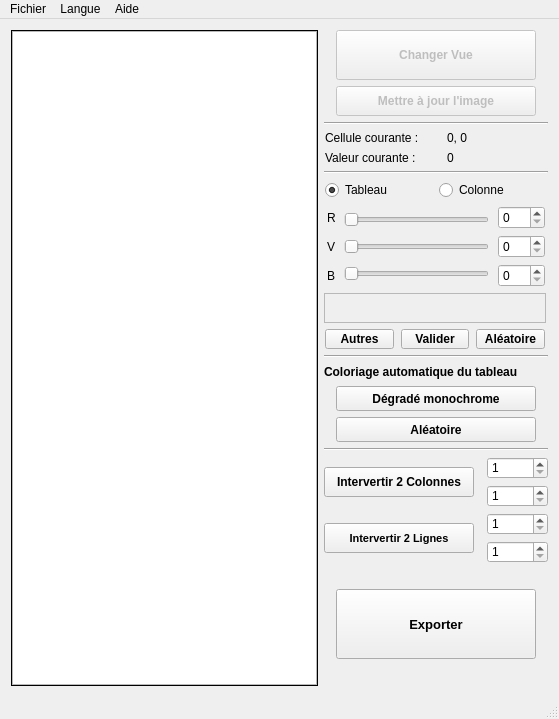
<?xml version="1.0" encoding="UTF-8"?>
<ui version="4.0">
 <class>MainWindow</class>
 <widget class="QMainWindow" name="MainWindow">
  <property name="geometry">
   <rect>
    <x>0</x>
    <y>0</y>
    <width>559</width>
    <height>719</height>
   </rect>
  </property>
  <property name="sizePolicy">
   <sizepolicy hsizetype="MinimumExpanding" vsizetype="MinimumExpanding">
    <horstretch>0</horstretch>
    <verstretch>0</verstretch>
   </sizepolicy>
  </property>
  <property name="minimumSize">
   <size>
    <width>559</width>
    <height>641</height>
   </size>
  </property>
  <property name="windowTitle">
   <string>VisualTab</string>
  </property>
  <property name="windowIcon">
   <iconset>
    <normaloff>interface.svg</normaloff>interface.svg</iconset>
  </property>
  <widget class="QWidget" name="centralWidget">
   <layout class="QGridLayout" name="gridLayout">
    <item row="0" column="0">
     <widget class="QStackedWidget" name="stackedWidget">
      <property name="sizePolicy">
       <sizepolicy hsizetype="Expanding" vsizetype="Expanding">
        <horstretch>0</horstretch>
        <verstretch>0</verstretch>
       </sizepolicy>
      </property>
      <property name="maximumSize">
       <size>
        <width>16777215</width>
        <height>16777215</height>
       </size>
      </property>
      <property name="frameShape">
       <enum>QFrame::Box</enum>
      </property>
      <property name="currentIndex">
       <number>0</number>
      </property>
      <widget class="QWidget" name="page_0">
       <property name="maximumSize">
        <size>
         <width>16777215</width>
         <height>16777215</height>
        </size>
       </property>
       <layout class="QVBoxLayout" name="verticalLayout_5">
        <property name="leftMargin">
         <number>0</number>
        </property>
        <property name="topMargin">
         <number>0</number>
        </property>
        <property name="rightMargin">
         <number>0</number>
        </property>
        <property name="bottomMargin">
         <number>0</number>
        </property>
        <item>
         <widget class="QTableWidget" name="tableWidget">
          <property name="enabled">
           <bool>true</bool>
          </property>
          <property name="minimumSize">
           <size>
            <width>300</width>
            <height>300</height>
           </size>
          </property>
          <property name="maximumSize">
           <size>
            <width>16777215</width>
            <height>16777215</height>
           </size>
          </property>
          <property name="sizeIncrement">
           <size>
            <width>1</width>
            <height>1</height>
           </size>
          </property>
          <property name="mouseTracking">
           <bool>true</bool>
          </property>
          <property name="acceptDrops">
           <bool>true</bool>
          </property>
          <property name="sizeAdjustPolicy">
           <enum>QAbstractScrollArea::AdjustToContents</enum>
          </property>
          <property name="dragEnabled">
           <bool>false</bool>
          </property>
          <property name="dragDropOverwriteMode">
           <bool>false</bool>
          </property>
          <property name="dragDropMode">
           <enum>QAbstractItemView::NoDragDrop</enum>
          </property>
          <property name="defaultDropAction">
           <enum>Qt::IgnoreAction</enum>
          </property>
          <property name="alternatingRowColors">
           <bool>true</bool>
          </property>
          <property name="selectionMode">
           <enum>QAbstractItemView::SingleSelection</enum>
          </property>
          <property name="selectionBehavior">
           <enum>QAbstractItemView::SelectItems</enum>
          </property>
          <property name="textElideMode">
           <enum>Qt::ElideRight</enum>
          </property>
          <property name="sortingEnabled">
           <bool>true</bool>
          </property>
          <property name="cornerButtonEnabled">
           <bool>true</bool>
          </property>
          <attribute name="verticalHeaderShowSortIndicator" stdset="0">
           <bool>false</bool>
          </attribute>
         </widget>
        </item>
       </layout>
      </widget>
      <widget class="QWidget" name="page_1">
       <layout class="QVBoxLayout" name="verticalLayout_6">
        <property name="leftMargin">
         <number>0</number>
        </property>
        <property name="topMargin">
         <number>0</number>
        </property>
        <property name="rightMargin">
         <number>0</number>
        </property>
        <property name="bottomMargin">
         <number>0</number>
        </property>
        <item>
         <widget class="QLabel" name="labelPicture">
          <property name="mouseTracking">
           <bool>true</bool>
          </property>
          <property name="text">
           <string/>
          </property>
         </widget>
        </item>
       </layout>
      </widget>
     </widget>
    </item>
    <item row="0" column="1">
     <layout class="QVBoxLayout" name="verticalLayout_11">
      <item alignment="Qt::AlignHCenter">
       <widget class="QPushButton" name="btn_changeView">
        <property name="enabled">
         <bool>false</bool>
        </property>
        <property name="sizePolicy">
         <sizepolicy hsizetype="Expanding" vsizetype="Expanding">
          <horstretch>0</horstretch>
          <verstretch>0</verstretch>
         </sizepolicy>
        </property>
        <property name="minimumSize">
         <size>
          <width>200</width>
          <height>50</height>
         </size>
        </property>
        <property name="maximumSize">
         <size>
          <width>200</width>
          <height>50</height>
         </size>
        </property>
        <property name="font">
         <font>
          <pointsize>9</pointsize>
          <weight>75</weight>
          <bold>true</bold>
         </font>
        </property>
        <property name="text">
         <string>Changer Vue</string>
        </property>
       </widget>
      </item>
      <item alignment="Qt::AlignHCenter">
       <widget class="QPushButton" name="btn_majPic">
        <property name="enabled">
         <bool>false</bool>
        </property>
        <property name="minimumSize">
         <size>
          <width>200</width>
          <height>30</height>
         </size>
        </property>
        <property name="maximumSize">
         <size>
          <width>200</width>
          <height>30</height>
         </size>
        </property>
        <property name="font">
         <font>
          <pointsize>9</pointsize>
          <weight>75</weight>
          <bold>true</bold>
         </font>
        </property>
        <property name="text">
         <string>Mettre à jour l'image</string>
        </property>
       </widget>
      </item>
      <item>
       <layout class="QVBoxLayout" name="verticalLayout_10">
        <item>
         <widget class="Line" name="line_4">
          <property name="minimumSize">
           <size>
            <width>224</width>
            <height>3</height>
           </size>
          </property>
          <property name="maximumSize">
           <size>
            <width>224</width>
            <height>3</height>
           </size>
          </property>
          <property name="orientation">
           <enum>Qt::Horizontal</enum>
          </property>
         </widget>
        </item>
        <item>
         <layout class="QHBoxLayout" name="horizontalLayout_5">
          <item>
           <widget class="QLabel" name="locationCurrent">
            <property name="sizePolicy">
             <sizepolicy hsizetype="Fixed" vsizetype="Preferred">
              <horstretch>0</horstretch>
              <verstretch>0</verstretch>
             </sizepolicy>
            </property>
            <property name="minimumSize">
             <size>
              <width>0</width>
              <height>0</height>
             </size>
            </property>
            <property name="maximumSize">
             <size>
              <width>115</width>
              <height>30</height>
             </size>
            </property>
            <property name="font">
             <font>
              <pointsize>9</pointsize>
             </font>
            </property>
            <property name="text">
             <string>Cellule courante :</string>
            </property>
           </widget>
          </item>
          <item>
           <widget class="QLabel" name="locationCurrent_num">
            <property name="sizePolicy">
             <sizepolicy hsizetype="Fixed" vsizetype="Preferred">
              <horstretch>0</horstretch>
              <verstretch>0</verstretch>
             </sizepolicy>
            </property>
            <property name="maximumSize">
             <size>
              <width>100</width>
              <height>30</height>
             </size>
            </property>
            <property name="font">
             <font>
              <pointsize>9</pointsize>
             </font>
            </property>
            <property name="toolTip">
             <string/>
            </property>
            <property name="text">
             <string>0, 0</string>
            </property>
           </widget>
          </item>
         </layout>
        </item>
        <item>
         <layout class="QHBoxLayout" name="horizontalLayout_7">
          <item>
           <widget class="QLabel" name="valCurrent">
            <property name="maximumSize">
             <size>
              <width>115</width>
              <height>30</height>
             </size>
            </property>
            <property name="font">
             <font>
              <pointsize>9</pointsize>
             </font>
            </property>
            <property name="text">
             <string>Valeur courante :</string>
            </property>
           </widget>
          </item>
          <item>
           <widget class="QLabel" name="valCurrent_num">
            <property name="maximumSize">
             <size>
              <width>100</width>
              <height>30</height>
             </size>
            </property>
            <property name="font">
             <font>
              <pointsize>9</pointsize>
             </font>
            </property>
            <property name="text">
             <string>0</string>
            </property>
           </widget>
          </item>
         </layout>
        </item>
       </layout>
      </item>
      <item>
       <widget class="Line" name="line_2">
        <property name="maximumSize">
         <size>
          <width>224</width>
          <height>3</height>
         </size>
        </property>
        <property name="orientation">
         <enum>Qt::Horizontal</enum>
        </property>
       </widget>
      </item>
      <item>
       <layout class="QVBoxLayout" name="verticalLayout_4">
        <item>
         <layout class="QHBoxLayout" name="horizontalLayout_4">
          <property name="sizeConstraint">
           <enum>QLayout::SetMinAndMaxSize</enum>
          </property>
          <item>
           <widget class="QRadioButton" name="entire_tab">
            <property name="maximumSize">
             <size>
              <width>107</width>
              <height>16777215</height>
             </size>
            </property>
            <property name="text">
             <string>Tableau</string>
            </property>
            <property name="checked">
             <bool>true</bool>
            </property>
            <attribute name="buttonGroup">
             <string notr="true">buttonGroupRadio</string>
            </attribute>
           </widget>
          </item>
          <item>
           <widget class="QRadioButton" name="only_column">
            <property name="maximumSize">
             <size>
              <width>106</width>
              <height>16777215</height>
             </size>
            </property>
            <property name="text">
             <string>Colonne</string>
            </property>
            <attribute name="buttonGroup">
             <string notr="true">buttonGroupRadio</string>
            </attribute>
           </widget>
          </item>
         </layout>
        </item>
        <item>
         <layout class="QHBoxLayout" name="horizontalLayout">
          <property name="sizeConstraint">
           <enum>QLayout::SetMinAndMaxSize</enum>
          </property>
          <item>
           <layout class="QVBoxLayout" name="verticalLayout_3">
            <item>
             <widget class="QLabel" name="label">
              <property name="maximumSize">
               <size>
                <width>8</width>
                <height>16777215</height>
               </size>
              </property>
              <property name="text">
               <string>R</string>
              </property>
             </widget>
            </item>
            <item>
             <widget class="QLabel" name="label_3">
              <property name="maximumSize">
               <size>
                <width>8</width>
                <height>16777215</height>
               </size>
              </property>
              <property name="text">
               <string>V</string>
              </property>
             </widget>
            </item>
            <item>
             <widget class="QLabel" name="label_2">
              <property name="maximumSize">
               <size>
                <width>8</width>
                <height>16777215</height>
               </size>
              </property>
              <property name="text">
               <string>B</string>
              </property>
             </widget>
            </item>
           </layout>
          </item>
          <item>
           <layout class="QVBoxLayout" name="verticalLayout">
            <property name="sizeConstraint">
             <enum>QLayout::SetFixedSize</enum>
            </property>
            <item>
             <widget class="QSlider" name="sliderColorR">
              <property name="minimumSize">
               <size>
                <width>100</width>
                <height>0</height>
               </size>
              </property>
              <property name="maximumSize">
               <size>
                <width>145</width>
                <height>16777215</height>
               </size>
              </property>
              <property name="maximum">
               <number>255</number>
              </property>
              <property name="orientation">
               <enum>Qt::Horizontal</enum>
              </property>
             </widget>
            </item>
            <item>
             <widget class="QSlider" name="sliderColorV">
              <property name="minimumSize">
               <size>
                <width>100</width>
                <height>0</height>
               </size>
              </property>
              <property name="maximumSize">
               <size>
                <width>145</width>
                <height>16777215</height>
               </size>
              </property>
              <property name="maximum">
               <number>255</number>
              </property>
              <property name="orientation">
               <enum>Qt::Horizontal</enum>
              </property>
             </widget>
            </item>
            <item>
             <widget class="QSlider" name="sliderColorB">
              <property name="minimumSize">
               <size>
                <width>100</width>
                <height>0</height>
               </size>
              </property>
              <property name="maximumSize">
               <size>
                <width>145</width>
                <height>16777215</height>
               </size>
              </property>
              <property name="maximum">
               <number>255</number>
              </property>
              <property name="orientation">
               <enum>Qt::Horizontal</enum>
              </property>
             </widget>
            </item>
           </layout>
          </item>
          <item>
           <layout class="QVBoxLayout" name="verticalLayout_2">
            <item>
             <widget class="QSpinBox" name="spinBox_R">
              <property name="maximumSize">
               <size>
                <width>47</width>
                <height>16777215</height>
               </size>
              </property>
              <property name="maximum">
               <number>255</number>
              </property>
             </widget>
            </item>
            <item>
             <widget class="QSpinBox" name="spinBox_V">
              <property name="maximumSize">
               <size>
                <width>47</width>
                <height>16777215</height>
               </size>
              </property>
              <property name="maximum">
               <number>255</number>
              </property>
             </widget>
            </item>
            <item>
             <widget class="QSpinBox" name="spinBox_B">
              <property name="maximumSize">
               <size>
                <width>47</width>
                <height>16777215</height>
               </size>
              </property>
              <property name="maximum">
               <number>255</number>
              </property>
             </widget>
            </item>
           </layout>
          </item>
         </layout>
        </item>
        <item>
         <widget class="QFrame" name="frame_color">
          <property name="minimumSize">
           <size>
            <width>222</width>
            <height>30</height>
           </size>
          </property>
          <property name="maximumSize">
           <size>
            <width>222</width>
            <height>30</height>
           </size>
          </property>
          <property name="autoFillBackground">
           <bool>true</bool>
          </property>
          <property name="frameShape">
           <enum>QFrame::StyledPanel</enum>
          </property>
          <property name="frameShadow">
           <enum>QFrame::Raised</enum>
          </property>
         </widget>
        </item>
        <item>
         <layout class="QHBoxLayout" name="horizontalLayout_3">
          <property name="sizeConstraint">
           <enum>QLayout::SetMinAndMaxSize</enum>
          </property>
          <item>
           <widget class="QPushButton" name="btn_modifieColor">
            <property name="sizePolicy">
             <sizepolicy hsizetype="Expanding" vsizetype="Expanding">
              <horstretch>0</horstretch>
              <verstretch>0</verstretch>
             </sizepolicy>
            </property>
            <property name="minimumSize">
             <size>
              <width>60</width>
              <height>20</height>
             </size>
            </property>
            <property name="maximumSize">
             <size>
              <width>69</width>
              <height>20</height>
             </size>
            </property>
            <property name="font">
             <font>
              <weight>75</weight>
              <bold>true</bold>
             </font>
            </property>
            <property name="text">
             <string>Autres</string>
            </property>
           </widget>
          </item>
          <item>
           <widget class="QPushButton" name="btn_validFastColor">
            <property name="sizePolicy">
             <sizepolicy hsizetype="Expanding" vsizetype="Expanding">
              <horstretch>0</horstretch>
              <verstretch>0</verstretch>
             </sizepolicy>
            </property>
            <property name="minimumSize">
             <size>
              <width>60</width>
              <height>20</height>
             </size>
            </property>
            <property name="maximumSize">
             <size>
              <width>68</width>
              <height>20</height>
             </size>
            </property>
            <property name="font">
             <font>
              <weight>75</weight>
              <bold>true</bold>
             </font>
            </property>
            <property name="text">
             <string>Valider</string>
            </property>
           </widget>
          </item>
          <item>
           <widget class="QPushButton" name="btn_autoColor">
            <property name="sizePolicy">
             <sizepolicy hsizetype="Expanding" vsizetype="Expanding">
              <horstretch>0</horstretch>
              <verstretch>0</verstretch>
             </sizepolicy>
            </property>
            <property name="minimumSize">
             <size>
              <width>60</width>
              <height>20</height>
             </size>
            </property>
            <property name="maximumSize">
             <size>
              <width>69</width>
              <height>20</height>
             </size>
            </property>
            <property name="font">
             <font>
              <weight>75</weight>
              <bold>true</bold>
             </font>
            </property>
            <property name="text">
             <string>Aléatoire</string>
            </property>
           </widget>
          </item>
         </layout>
        </item>
        <item>
         <widget class="Line" name="line_3">
          <property name="minimumSize">
           <size>
            <width>224</width>
            <height>3</height>
           </size>
          </property>
          <property name="maximumSize">
           <size>
            <width>224</width>
            <height>3</height>
           </size>
          </property>
          <property name="orientation">
           <enum>Qt::Horizontal</enum>
          </property>
         </widget>
        </item>
        <item alignment="Qt::AlignHCenter">
         <widget class="QLabel" name="label_4">
          <property name="minimumSize">
           <size>
            <width>224</width>
            <height>16</height>
           </size>
          </property>
          <property name="maximumSize">
           <size>
            <width>224</width>
            <height>16</height>
           </size>
          </property>
          <property name="font">
           <font>
            <weight>75</weight>
            <bold>true</bold>
           </font>
          </property>
          <property name="text">
           <string>Coloriage automatique du tableau</string>
          </property>
         </widget>
        </item>
        <item alignment="Qt::AlignHCenter">
         <widget class="QPushButton" name="btn_colorAuto">
          <property name="minimumSize">
           <size>
            <width>200</width>
            <height>25</height>
           </size>
          </property>
          <property name="maximumSize">
           <size>
            <width>200</width>
            <height>25</height>
           </size>
          </property>
          <property name="font">
           <font>
            <weight>75</weight>
            <bold>true</bold>
           </font>
          </property>
          <property name="text">
           <string>Dégradé monochrome</string>
          </property>
         </widget>
        </item>
        <item alignment="Qt::AlignHCenter">
         <widget class="QPushButton" name="btn_colorAutoRand">
          <property name="minimumSize">
           <size>
            <width>200</width>
            <height>25</height>
           </size>
          </property>
          <property name="maximumSize">
           <size>
            <width>200</width>
            <height>25</height>
           </size>
          </property>
          <property name="font">
           <font>
            <pointsize>9</pointsize>
            <weight>75</weight>
            <bold>true</bold>
           </font>
          </property>
          <property name="text">
           <string>Aléatoire</string>
          </property>
         </widget>
        </item>
       </layout>
      </item>
      <item>
       <widget class="Line" name="line">
        <property name="maximumSize">
         <size>
          <width>224</width>
          <height>3</height>
         </size>
        </property>
        <property name="orientation">
         <enum>Qt::Horizontal</enum>
        </property>
       </widget>
      </item>
      <item>
       <layout class="QVBoxLayout" name="verticalLayout_9">
        <item>
         <layout class="QHBoxLayout" name="horizontalLayout_2">
          <property name="sizeConstraint">
           <enum>QLayout::SetMinAndMaxSize</enum>
          </property>
          <item alignment="Qt::AlignRight">
           <widget class="QPushButton" name="btn_swapCol">
            <property name="sizePolicy">
             <sizepolicy hsizetype="Expanding" vsizetype="Expanding">
              <horstretch>0</horstretch>
              <verstretch>0</verstretch>
             </sizepolicy>
            </property>
            <property name="minimumSize">
             <size>
              <width>150</width>
              <height>0</height>
             </size>
            </property>
            <property name="maximumSize">
             <size>
              <width>150</width>
              <height>30</height>
             </size>
            </property>
            <property name="font">
             <font>
              <weight>75</weight>
              <bold>true</bold>
             </font>
            </property>
            <property name="text">
             <string>Intervertir 2 Colonnes</string>
            </property>
           </widget>
          </item>
          <item>
           <layout class="QVBoxLayout" name="verticalLayout_7">
            <property name="sizeConstraint">
             <enum>QLayout::SetFixedSize</enum>
            </property>
            <item alignment="Qt::AlignRight">
             <widget class="QSpinBox" name="swapCol1">
              <property name="maximumSize">
               <size>
                <width>61</width>
                <height>22</height>
               </size>
              </property>
              <property name="minimum">
               <number>1</number>
              </property>
              <property name="maximum">
               <number>10000</number>
              </property>
             </widget>
            </item>
            <item alignment="Qt::AlignRight">
             <widget class="QSpinBox" name="swapCol2">
              <property name="maximumSize">
               <size>
                <width>61</width>
                <height>22</height>
               </size>
              </property>
              <property name="minimum">
               <number>1</number>
              </property>
              <property name="maximum">
               <number>10000</number>
              </property>
             </widget>
            </item>
           </layout>
          </item>
         </layout>
        </item>
        <item>
         <layout class="QHBoxLayout" name="horizontalLayout_6">
          <property name="sizeConstraint">
           <enum>QLayout::SetMinAndMaxSize</enum>
          </property>
          <item alignment="Qt::AlignRight">
           <widget class="QPushButton" name="btn_swapLine">
            <property name="sizePolicy">
             <sizepolicy hsizetype="Expanding" vsizetype="Expanding">
              <horstretch>0</horstretch>
              <verstretch>0</verstretch>
             </sizepolicy>
            </property>
            <property name="minimumSize">
             <size>
              <width>150</width>
              <height>0</height>
             </size>
            </property>
            <property name="maximumSize">
             <size>
              <width>150</width>
              <height>30</height>
             </size>
            </property>
            <property name="font">
             <font>
              <pointsize>8</pointsize>
              <weight>75</weight>
              <bold>true</bold>
             </font>
            </property>
            <property name="text">
             <string>Intervertir 2 Lignes</string>
            </property>
           </widget>
          </item>
          <item>
           <layout class="QVBoxLayout" name="verticalLayout_8">
            <property name="sizeConstraint">
             <enum>QLayout::SetFixedSize</enum>
            </property>
            <item alignment="Qt::AlignRight">
             <widget class="QSpinBox" name="swapLine1">
              <property name="maximumSize">
               <size>
                <width>61</width>
                <height>22</height>
               </size>
              </property>
              <property name="minimum">
               <number>1</number>
              </property>
              <property name="maximum">
               <number>10000</number>
              </property>
             </widget>
            </item>
            <item alignment="Qt::AlignRight">
             <widget class="QSpinBox" name="swapLine2">
              <property name="maximumSize">
               <size>
                <width>61</width>
                <height>22</height>
               </size>
              </property>
              <property name="minimum">
               <number>1</number>
              </property>
              <property name="maximum">
               <number>10000</number>
              </property>
             </widget>
            </item>
           </layout>
          </item>
         </layout>
        </item>
       </layout>
      </item>
      <item>
       <spacer name="verticalSpacer">
        <property name="orientation">
         <enum>Qt::Vertical</enum>
        </property>
        <property name="sizeType">
         <enum>QSizePolicy::Minimum</enum>
        </property>
        <property name="sizeHint" stdset="0">
         <size>
          <width>20</width>
          <height>20</height>
         </size>
        </property>
       </spacer>
      </item>
      <item alignment="Qt::AlignHCenter">
       <widget class="QPushButton" name="btn_export">
        <property name="sizePolicy">
         <sizepolicy hsizetype="Expanding" vsizetype="Expanding">
          <horstretch>0</horstretch>
          <verstretch>0</verstretch>
         </sizepolicy>
        </property>
        <property name="minimumSize">
         <size>
          <width>200</width>
          <height>70</height>
         </size>
        </property>
        <property name="maximumSize">
         <size>
          <width>200</width>
          <height>70</height>
         </size>
        </property>
        <property name="font">
         <font>
          <pointsize>10</pointsize>
          <weight>75</weight>
          <bold>true</bold>
         </font>
        </property>
        <property name="text">
         <string>Exporter</string>
        </property>
       </widget>
      </item>
      <item>
       <spacer name="verticalSpacer_2">
        <property name="orientation">
         <enum>Qt::Vertical</enum>
        </property>
        <property name="sizeHint" stdset="0">
         <size>
          <width>20</width>
          <height>40</height>
         </size>
        </property>
       </spacer>
      </item>
     </layout>
    </item>
   </layout>
  </widget>
  <widget class="QMenuBar" name="menuBar">
   <property name="geometry">
    <rect>
     <x>0</x>
     <y>0</y>
     <width>559</width>
     <height>25</height>
    </rect>
   </property>
   <widget class="QMenu" name="menuFicher">
    <property name="title">
     <string>Fichier</string>
    </property>
    <widget class="QMenu" name="menuExportPic">
     <property name="title">
      <string>Exporter Image...</string>
     </property>
     <addaction name="actionBMP"/>
     <addaction name="actionPNG"/>
    </widget>
    <addaction name="actionOpen"/>
    <addaction name="actionGenerate"/>
    <addaction name="separator"/>
    <addaction name="actionExportTab"/>
    <addaction name="menuExportPic"/>
   </widget>
   <widget class="QMenu" name="menuLangue">
    <property name="title">
     <string>Langue</string>
    </property>
    <addaction name="actionFR"/>
    <addaction name="actionEN"/>
   </widget>
   <widget class="QMenu" name="menuAide">
    <property name="title">
     <string>Aide</string>
    </property>
    <addaction name="actionA_propos"/>
   </widget>
   <addaction name="menuFicher"/>
   <addaction name="menuLangue"/>
   <addaction name="menuAide"/>
  </widget>
  <widget class="QStatusBar" name="statusBar"/>
  <action name="actionOpen">
   <property name="text">
    <string>Ouvrir...</string>
   </property>
   <property name="shortcut">
    <string>Ctrl+O</string>
   </property>
  </action>
  <action name="actionGenerate">
   <property name="text">
    <string>Générer...</string>
   </property>
   <property name="shortcut">
    <string>Ctrl+G</string>
   </property>
  </action>
  <action name="actionExportTab">
   <property name="text">
    <string>Exporter Tableau...</string>
   </property>
   <property name="shortcut">
    <string>Ctrl+S</string>
   </property>
  </action>
  <action name="actionBMP">
   <property name="text">
    <string>BMP</string>
   </property>
  </action>
  <action name="actionPNG">
   <property name="text">
    <string>PNG</string>
   </property>
   <property name="shortcut">
    <string>Ctrl+Shift+S</string>
   </property>
  </action>
  <action name="actionFR">
   <property name="text">
    <string>FR</string>
   </property>
  </action>
  <action name="actionEN">
   <property name="text">
    <string>EN</string>
   </property>
  </action>
  <action name="actionA_propos">
   <property name="text">
    <string>A propos...</string>
   </property>
  </action>
 </widget>
 <layoutdefault spacing="6" margin="11"/>
 <resources/>
 <connections>
  <connection>
   <sender>sliderColorR</sender>
   <signal>valueChanged(int)</signal>
   <receiver>spinBox_R</receiver>
   <slot>setValue(int)</slot>
   <hints>
    <hint type="sourcelabel">
     <x>436</x>
     <y>165</y>
    </hint>
    <hint type="destinationlabel">
     <x>475</x>
     <y>167</y>
    </hint>
   </hints>
  </connection>
  <connection>
   <sender>sliderColorV</sender>
   <signal>valueChanged(int)</signal>
   <receiver>spinBox_V</receiver>
   <slot>setValue(int)</slot>
   <hints>
    <hint type="sourcelabel">
     <x>406</x>
     <y>194</y>
    </hint>
    <hint type="destinationlabel">
     <x>472</x>
     <y>202</y>
    </hint>
   </hints>
  </connection>
  <connection>
   <sender>sliderColorB</sender>
   <signal>valueChanged(int)</signal>
   <receiver>spinBox_B</receiver>
   <slot>setValue(int)</slot>
   <hints>
    <hint type="sourcelabel">
     <x>401</x>
     <y>225</y>
    </hint>
    <hint type="destinationlabel">
     <x>470</x>
     <y>226</y>
    </hint>
   </hints>
  </connection>
  <connection>
   <sender>spinBox_R</sender>
   <signal>valueChanged(int)</signal>
   <receiver>sliderColorR</receiver>
   <slot>setValue(int)</slot>
   <hints>
    <hint type="sourcelabel">
     <x>473</x>
     <y>166</y>
    </hint>
    <hint type="destinationlabel">
     <x>435</x>
     <y>166</y>
    </hint>
   </hints>
  </connection>
  <connection>
   <sender>spinBox_V</sender>
   <signal>valueChanged(int)</signal>
   <receiver>sliderColorV</receiver>
   <slot>setValue(int)</slot>
   <hints>
    <hint type="sourcelabel">
     <x>483</x>
     <y>193</y>
    </hint>
    <hint type="destinationlabel">
     <x>429</x>
     <y>192</y>
    </hint>
   </hints>
  </connection>
  <connection>
   <sender>spinBox_B</sender>
   <signal>valueChanged(int)</signal>
   <receiver>sliderColorB</receiver>
   <slot>setValue(int)</slot>
   <hints>
    <hint type="sourcelabel">
     <x>476</x>
     <y>232</y>
    </hint>
    <hint type="destinationlabel">
     <x>409</x>
     <y>222</y>
    </hint>
   </hints>
  </connection>
 </connections>
 <buttongroups>
  <buttongroup name="buttonGroupRadio"/>
 </buttongroups>
</ui>
